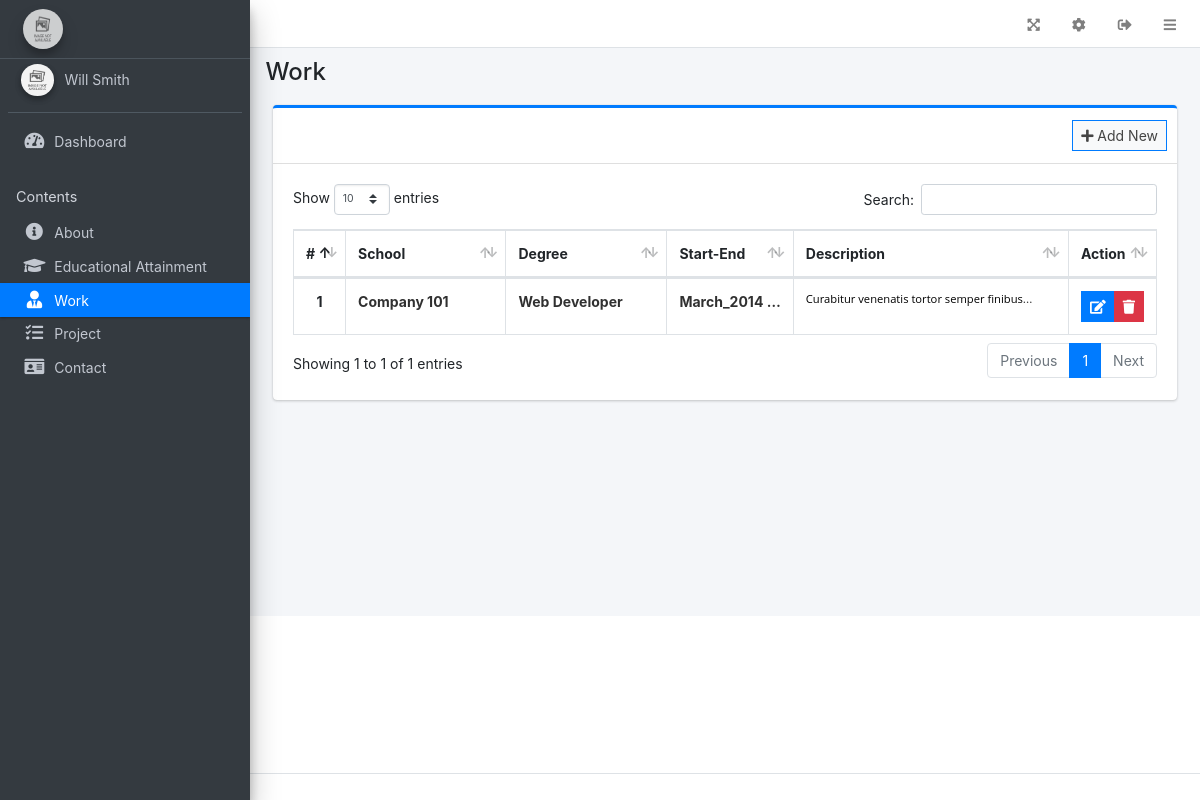
Page /admin/?page=work (signed in) on the committed database.
### tables this page shows
CREATE TABLE `work` (
  `id` int(30) NOT NULL,
  `company` text DEFAULT NULL,
  `position` text DEFAULT NULL,
  `started` varchar(250) NOT NULL,
  `ended` varchar(250) NOT NULL,
  `description` text DEFAULT NULL,
  `order_by` int(30) NOT NULL
);

### admin/work/index.php (the view, shortened to what this page needs)
<div class="col-lg-12">
	<div class="card card-outline card-primary">
		<div class="card-header">
			<div class="card-tools">
				<a class="btn btn-block btn-sm btn-default btn-flat border-primary new_work" href="javascript:void(0)"><i class="fa fa-plus"></i> Add New</a>
			</div>
		</div>
		<div class="card-body">
			<table class="table tabe-hover table-bordered table-compact" id="list">
				<colgroup>
					<col width="5%">
					<col width="20%">
					<col width="20%">
					<col width="15%">
					<col width="35%">
					<col width="15%">
				</colgroup>
				<thead>
					<tr>
						<th class="text-center">#</th>
						<th>School</th>
						<th>Degree</th>
						<th>Start-End</th>
						<th>Description</th>
						<th>Action</th>
					</tr>
				</thead>
				<tbody>
					<?php
					$i = 1;
					$qry = $conn->query("SELECT * FROM `work` order by `ended` desc");
					while($row= $qry->fetch_assoc()):
						$desc = html_entity_decode($row['description']);
					?>
					<tr>
						<th class="text-center"><?php echo $i++ ?></th>
						<td><b class="truncate-1"><?php echo ucwords($row['company']) ?></b></td>
						<td><b class="truncate-1"><?php echo ucwords($row['position']) ?></b></td>
						<td><b class="truncate-1"><?php echo $row['started'] . ' - ' .$row['ended'] ?></b></td>
						<td><small class="truncate-1"><?php echo $desc ?></small></td>
						<td class="text-center">
		                    <div class="btn-group">
		                        <a href="javascript:void(0)" data-id='<?php echo $row['id'] ?>' class="btn btn-primary btn-flat btn-sm manage_work">
		                          <i class="fas fa-edit"></i>
		                        </a>
		                        <button type="button" class="btn btn-danger btn-sm btn-flat delete_work" data-id="<?php echo $row['id'] ?>">
		                          <i class="fas fa-trash"></i>
		                        </button>
	                      </div>
						</td>
					</tr>
				<?php endwhile; ?>
				</tbody>
			</table>
		</div>
	</div>
</div>

### rows in the picture
work: company "Company 101", position "Web Developer", started "March_2014", description "Curabitur venenatis tortor semper…"

### other values in the picture
$_settings->userdata('firstname').' '.$_settings->userdata('lastname') "Will Smith"
str_replace("_", " ",$page) "Work"
